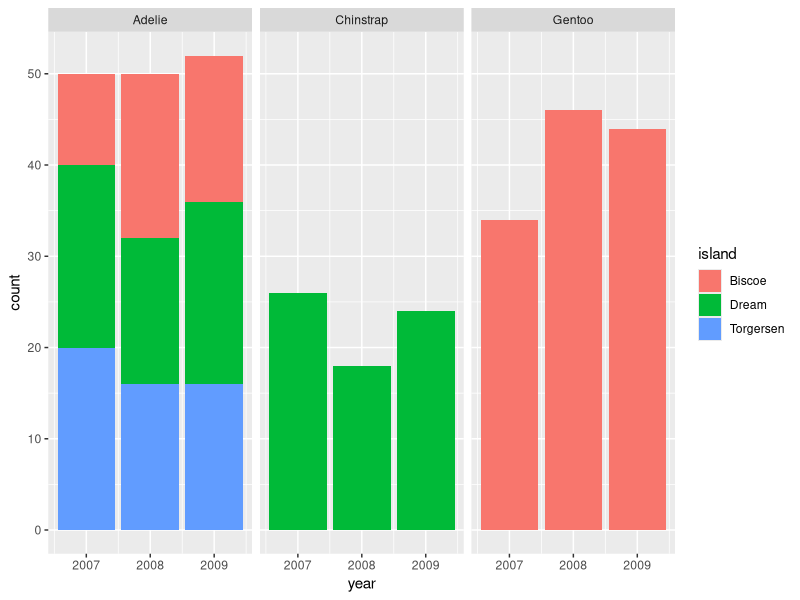

The R source for this figure:
## ---- chunk 1
knitr::opts_chunk$set(echo = TRUE)
## ---- chunk 2
library(palmerpenguins) #install.packages("palmerpenguins")
library(tidyverse)
## ---- chunk 3
penguins = tibble(penguins)
dim(penguins)
colnames(penguins)
## ---- chunk 4
penguins %>%
  ggplot() +
  geom_bar(mapping = aes(x=year, fill=island)) +
  facet_wrap(~species)
